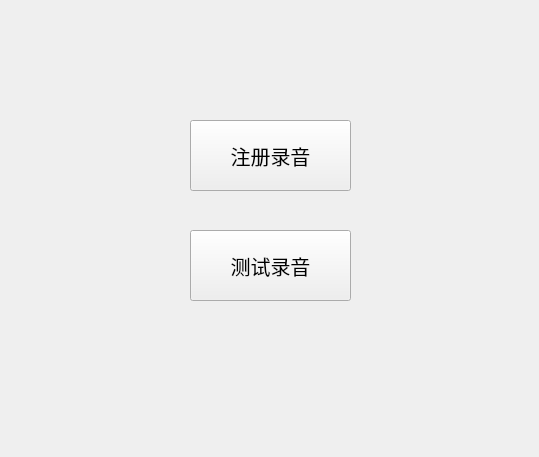
<?xml version="1.0" encoding="UTF-8"?>
<ui version="4.0">
 <class>Form</class>
 <widget class="QWidget" name="Form">
  <property name="geometry">
   <rect>
    <x>0</x>
    <y>0</y>
    <width>539</width>
    <height>457</height>
   </rect>
  </property>
  <property name="windowTitle">
   <string>声纹识别</string>
  </property>
  <widget class="QPushButton" name="enrollButton">
   <property name="geometry">
    <rect>
     <x>190</x>
     <y>120</y>
     <width>161</width>
     <height>71</height>
    </rect>
   </property>
   <property name="font">
    <font>
     <pointsize>15</pointsize>
    </font>
   </property>
   <property name="text">
    <string>注册录音</string>
   </property>
  </widget>
  <widget class="QPushButton" name="testButton">
   <property name="geometry">
    <rect>
     <x>190</x>
     <y>230</y>
     <width>161</width>
     <height>71</height>
    </rect>
   </property>
   <property name="font">
    <font>
     <pointsize>15</pointsize>
    </font>
   </property>
   <property name="text">
    <string>测试录音</string>
   </property>
  </widget>
 </widget>
 <resources/>
 <connections/>
</ui>
